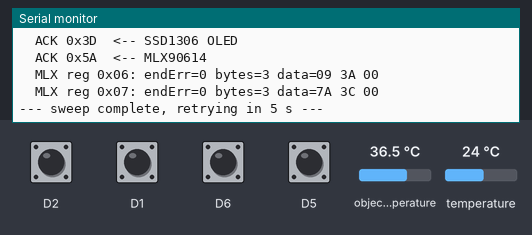
Recording of a sketch running on a simulated ESP8266 (NodeMCU). On the bench: the last lines printed to the serial monitor. Wiring (inferred from the names in the program): MLX90614 thermometer at I2C address 0x5A. The inputs (shaded band) are chosen by the test bench; at power-on: D1, D2, D5, D6 HIGH, object temperature 36.5 °C, temperature 24 °C.

Above: at 2.2 s.
2.3 s: object temperature set to 20 °C
5.9 s: temperature set to 12 °C
At 6.94 s:
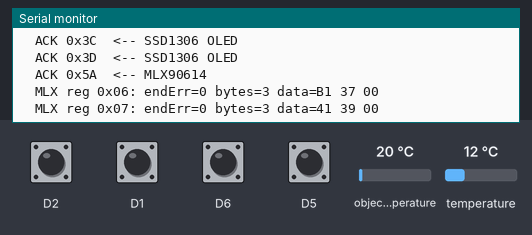
8.3 s: object temperature set to 26 °C
At 9.4 s:
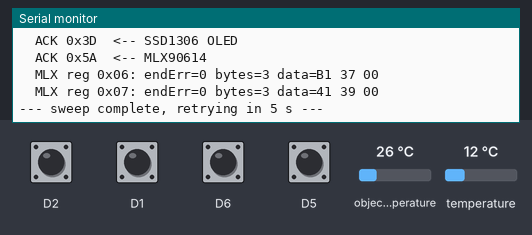
11.9 s: temperature set to 19 °C
At 12.74 s:
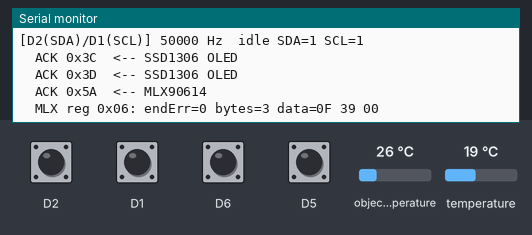
14.1 s: object temperature set to 32 °C
At 15.1 s:
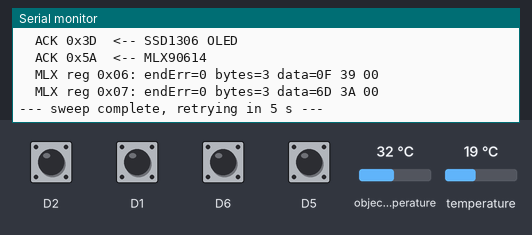
17.7 s: D2 pulled LOW for 1 s
Timing chart, 0 to 20.7 s (numbered marks = the images above; inputs shaded):
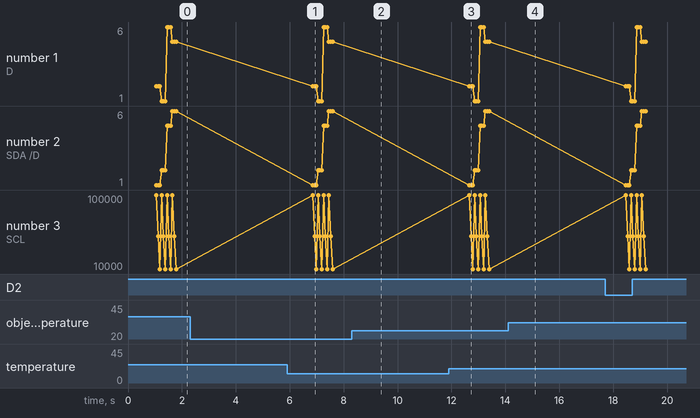

Measured:
- after the input at 5.9 s, the serial monitor: prints a new line after 0.97 s (image 1)
- after the input at 11.9 s, the serial monitor: prints a new line after 0.77 s (image 3)

The sketch:

I2C_Scanner.ino
```cpp
#include <Arduino.h>
#include <Wire.h>

/**
 * Diagnostic I2C bus scanner for the ESP8266 heat mapper.
 *
 * Scans every pin pair the main firmware tries, at 100 kHz, 50 kHz, and
 * 10 kHz, then attempts a direct MLX90614 register read on 0x5A.
 *
 * Open this sketch in the Arduino IDE, select your ESP8266 board, and watch
 * the Serial Monitor at 115200 baud.
 */

struct BusConfig {
  int sda;
  int scl;
  const char* name;
};

static const BusConfig BUSES[] = {
  {4, 5, "D2(SDA)/D1(SCL)"},
  {5, 4, "D1(SDA)/D2(SCL)"},
  {12, 14, "D6(SDA)/D5(SCL)"},
  {14, 12, "D5(SDA)/D6(SCL)"},
};

static void scanBus(const BusConfig& bus, uint32_t clockHz) {
  Wire.begin(bus.sda, bus.scl);
  Wire.setClock(clockHz);
  Wire.setClockStretchLimit(25000);
  delay(40);

  pinMode(bus.sda, INPUT_PULLUP);
  pinMode(bus.scl, INPUT_PULLUP);
  delay(2);

  Serial.printf("\n[%s] %lu Hz  idle SDA=%d SCL=%d\n", bus.name,
                (unsigned long)clockHz, digitalRead(bus.sda),
                digitalRead(bus.scl));

  int found = 0;
  for (uint8_t addr = 1; addr < 127; addr++) {
    Wire.beginTransmission(addr);
    uint8_t err = Wire.endTransmission();
    if (err == 0) {
      Serial.printf("  ACK 0x%02X", addr);
      if (addr == 0x3C || addr == 0x3D) Serial.print("  <-- SSD1306 OLED");
      if (addr == 0x5A) Serial.print("  <-- MLX90614");
      Serial.println();
      found++;
    } else if (err != 2) {
      Serial.printf("  error=%u at 0x%02X\n", err, addr);
    }
  }
  if (found == 0) Serial.println("  no devices");

  // Direct MLX90614 read: command byte, repeated start, 3 bytes (LSB, MSB, PEC)
  const uint8_t regs[] = {0x06, 0x07}; // ambient, object1
  for (uint8_t reg : regs) {
    Wire.beginTransmission(0x5A);
    Wire.write(reg);
    uint8_t err = Wire.endTransmission(false);
    uint8_t n = 0;
    uint8_t data[3] = {0, 0, 0};

    if (err == 0) {
      n = Wire.requestFrom((uint8_t)0x5A, (size_t)3, true);
      for (uint8_t i = 0; i < n && i < 3; i++) data[i] = Wire.read();
    }

    Serial.printf("  MLX reg 0x%02X: endErr=%u bytes=%u data=%02X %02X %02X\n",
                  reg, err, n, data[0], data[1], data[2]);
    delay(5);
  }
}

void setup() {
  Serial.begin(115200);
  delay(1000);
  Serial.println("\n========================================");
  Serial.println("  ESP8266 I2C / MLX90614 SCANNER");
  Serial.println("========================================");
}

void loop() {
  const uint32_t clocks[] = {100000, 50000, 10000};

  for (const BusConfig& bus : BUSES) {
    for (uint32_t hz : clocks) {
      scanBus(bus, hz);
    }
  }

  Serial.println("\n--- sweep complete, retrying in 5 s ---");
  delay(5000);
}
```
